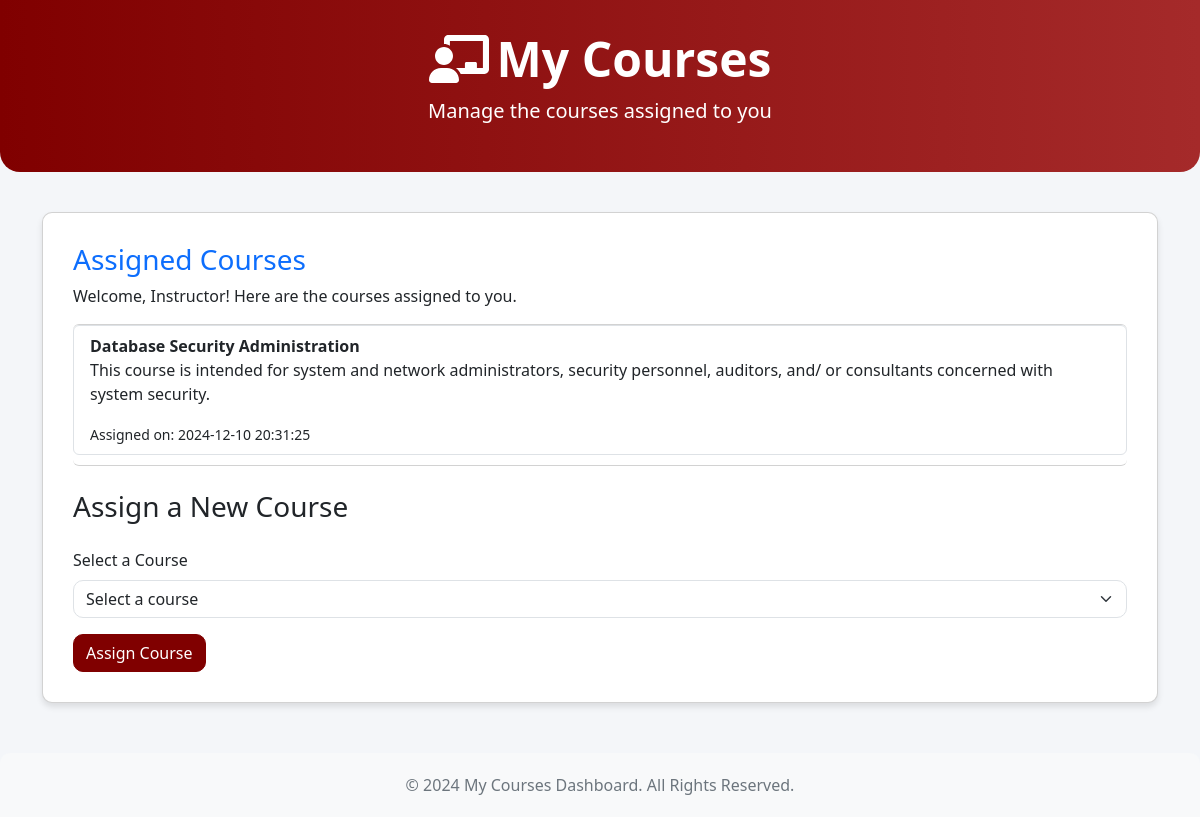
The app's page /instructor_courses.php (signed in) with its own data.
### tables this page shows
CREATE TABLE `courses` (
  `course_id` int(11) NOT NULL,
  `course_name` varchar(255) NOT NULL,
  `description` text DEFAULT NULL,
  `instructor_courses_id` int(11) NOT NULL,
  `student_courses_id` int(11) NOT NULL
);

CREATE TABLE `instructor_courses` (
  `id` int(11) NOT NULL,
  `instructor_id` int(11) NOT NULL,
  `course_id` int(11) NOT NULL,
  `assigned_date` timestamp NOT NULL DEFAULT current_timestamp()
);

### instructor_courses.php (the view, shortened to what this page needs)
<?php
require 'config.php';
$instructor_id = $_SESSION['user_id'];
$stmt = $conn->prepare("
    SELECT c.course_id, c.course_name, c.description, ic.assigned_date
    FROM courses c
    INNER JOIN instructor_courses ic ON c.course_id = ic.course_id
    WHERE ic.instructor_id = ?
");
$stmt->bind_param("i", $instructor_id);
$stmt->execute();
$courses = $stmt->get_result();
?>
<!DOCTYPE html>
<html lang="en">
<head>
    <link href="https://cdn.jsdelivr.net/npm/bootstrap@5.3.0-alpha1/dist/css/bootstrap.min.css" rel="stylesheet">
</head>
<body>
<div class="header">
    <h1><i class="fas fa-chalkboard-teacher me-2"></i>My Courses</h1>
    <p class="lead">Manage the courses assigned to you</p>
</div>
<div class="container">
    <div class="card">
        <h3 class="text-primary">Assigned Courses</h3>
        <p>Welcome, Instructor! Here are the courses assigned to you.</p>
        <ul class="list-group">
            <?php if ($courses->num_rows > 0): ?>
                <?php while ($course = $courses->fetch_assoc()): ?>
                    <li class="list-group-item">
                        <strong><?php echo htmlspecialchars($course['course_name']); ?></strong>
                        <p><?php echo htmlspecialchars($course['description']); ?></p>
                        <small>Assigned on: <?php echo htmlspecialchars($course['assigned_date']); ?></small>
                    </li>
                <?php endwhile; ?>
            <?php else: ?>
                <li class="list-group-item">No courses assigned to you.</li>
            <?php endif; ?>
        </ul>
        <h3 class="mt-4">Assign a New Course</h3>
        <form method="POST" class="mt-3">
            <div class="mb-3">
                <label for="course_id" class="form-label">Select a Course</label>
                <select name="course_id" id="course_id" class="form-select" required>
                    <option value="" disabled selected>Select a course</option>
                </select>
            </div>
            <button type="submit" name="assign_course" class="btn btn-primary">Assign Course</button>
        </form>
    </div>
</div>
<footer>
    &copy; <?php echo date('Y'); ?> My Courses Dashboard. All Rights Reserved.
</footer>
</body>
</html>

### instructor_courses.php (style rules this page uses)
:root { --maroon: #800000; --maroon-light: #a52a2a; --maroon-dark: #5c0000; --light-gray: #f4f6f9; }
body { background-color: var(--light-gray); font-family: 'Segoe UI', Tahoma, Geneva, Verdana, sans-serif; }
.header { background: linear-gradient(to right, var(--maroon), var(--maroon-light)); color: white; padding: 30px 0; text-align: center; margin-bottom: 40px; border-radius: 0 0 20px 20px; }
.header h1 { font-size: 3rem; font-weight: bold; }
.card { border-radius: 10px; box-shadow: 0 4px 6px rgba(0, 0, 0, 0.1); background-color: white; padding: 30px; margin-bottom: 30px; }
.list-group-item { border-radius: 10px; margin-bottom: 10px; transition: all 0.3s ease; }
.form-select, .form-label, .btn { border-radius: 10px; }
.btn-primary { background-color: var(--maroon); border-color: var(--maroon); }
footer { background-color: #f8f9fa; color: #6c757d; padding: 20px 0; text-align: center; margin-top: 50px; border-radius: 10px 10px 0 0; }

### records on screen
courses: course_name "Database Security Administration", description "This course is intended for system and network administrators, security personnel, auditors, and/ or consultants concerned with system security.", instructor_courses.assigned_date "2024-12-10 20:31:25"
